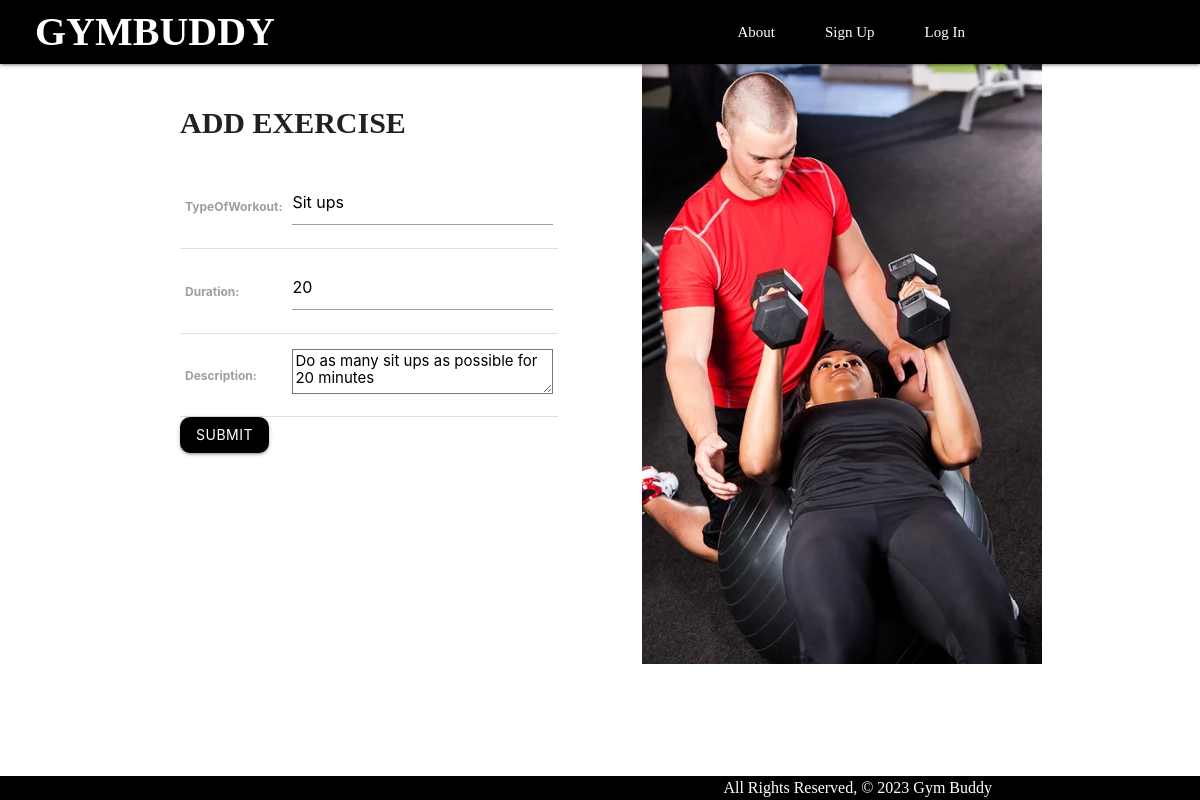
/exercises/1/update/, run on an earlier commit of the app's database.
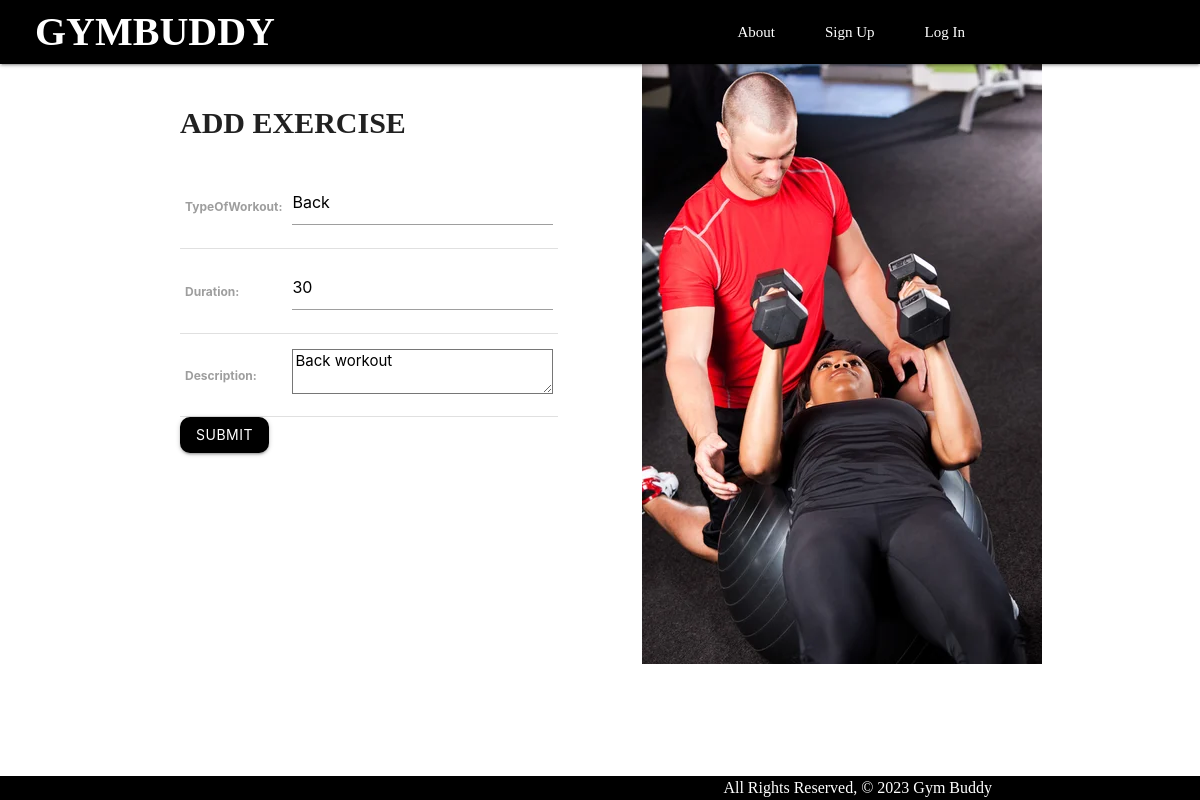
And on a later commit of the database.
### main_app/models.py (models this page shows, shortened)
class Exercise(models.Model):
    TypeOfWorkout = models.CharField(max_length=100)
    duration = models.IntegerField()
    description = models.TextField(max_length=250)

### main_app/views.py (the view)
# urls.py: path('exercises/<int:pk>/update/', views.ExerciseUpdate.as_view(), name='exercises_update'),
class ExerciseUpdate(UpdateView):
  model = Exercise
  fields = '__all__'

### main_app/templates/main_app/exercise_form.html (shortened to what this page needs)
{% extends 'base.html' %} {% block content %}
<div class="log-container">
  <h1>Add Exercise</h1>
  <form action="" method="POST">
    <table>
      {{ form.as_table}}
    </table>
    <input type="submit" value="Submit" class="btn" />
  </form>
</div>
<div class="loginout-img">
  <img src="../../static/img/addexercise.jpeg" alt="">
</div>
{% endblock %}

### main_app/templates/base.html (shortened to what this page needs)
{% load static %}
<!DOCTYPE html>
<html lang="en">
  <head>
    <link
      rel="stylesheet"
      href="https://cdnjs.cloudflare.com/ajax/libs/materialize/1.0.0/css/materialize.min.css"
    />
    <link
      rel="stylesheet"
      type="text/css"
      href="{% static 'css/style.css' %}"
    />
  </head>
  <body>
    <header class="navbar-fixed">
      <nav>
        <div class="nav-wrapper">
          <ul>
            <li>
              <a href="/" class="left-brand-logo">&nbsp;&nbsp;GymBuddy</a>
            </li>
          </ul>
          <ul class="right">
            <li><a href="{% url 'about'  %}">About</a></li>
            {% if user.is_authenticated %}
            <li>
              <a href="#">Health plans</a>
              <ul>
                <li><a href="{% url 'plans_create' %}">Add Health Plans</a></li>
                <li><a href="{% url 'index' %}">View All Health Plans</a></li>
              </ul>
            </li>
            <li>
              <a href="#">Exercise plans</a>
              <ul>
                <li><a href="{% url 'exercises_create' %}">Add a Exercise</a></li>
                <li><a href="{% url 'exercises_index'  %}">View All My Exercises</a></li>
              </ul>
            </li>
            <li>
              <a href="#">Meal plans</a>
              <ul>
                <li><a href="{% url 'meals_create' %}">Add Meal</a></li>
                <li><a href="{% url 'meals_index' %}">View All Meals</a></li>
              </ul>
            </li>
            <li><a href="{% url 'logout' %}">Log Out</a></li>
            {% else %}
            <li><a href="{% url 'signup' %}">Sign Up</a></li>
            <li><a href="{% url 'login' %}">Log In</a></li>
            {% endif %}
          </ul>
        </div>
      </nav>
    </header>
    <main class="container">{% block content %} {% endblock %}</main>
    <footer class="page-footer">
      <div class="right">All Rights Reserved, &copy; 2023 Gym Buddy &nbsp;</div>
    </footer>
  </body>
</html>

### main_app/static/css/style.css (style rules this page uses)
body { display: flex; min-height: 100vh; flex-direction: column; }
main { flex: 1 0 auto; }
footer.page-footer { padding-top: 0; text-align: right; background-color: black; }
.left-brand-logo { font-family: Oswald; font-size: 40px; font-weight: bold; text-transform: uppercase; }
.right { font-family: Poppins; font-size: 16px; margin-right: 200px; }
nav .nav-wrapper { position: relative; height: 100%; background-color: black; }
nav ul li { display: inline-block; position: relative; margin-right: 20px; }
.log-container { float: left; width: 45%; }
.log-container h1 { font-family: Poppins; font-size: 30px; text-transform: uppercase; font-weight: bold; }
.loginout-img { float: right; width: 45%; }
.btn { background-color: black; border-radius: 10px; color: white; }

What changed in the data, as far as the page shows it:
changed Exercise: TypeOfWorkout "Sit ups" → "Back"; duration "20" → "30"; description "Do as many sit ups as possible for 20 minutes" → "Back workout"
